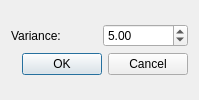
<?xml version="1.0" encoding="UTF-8"?>
<ui version="4.0">
 <class>DialogGaussianNoise</class>
 <widget class="QDialog" name="DialogGaussianNoise">
  <property name="geometry">
   <rect>
    <x>0</x>
    <y>0</y>
    <width>199</width>
    <height>100</height>
   </rect>
  </property>
  <property name="windowTitle">
   <string>Gaussian Noise Setting</string>
  </property>
  <layout class="QVBoxLayout" name="verticalLayout_2">
   <item>
    <layout class="QVBoxLayout" name="verticalLayout">
     <item>
      <layout class="QHBoxLayout" name="horizontalLayout">
       <item>
        <widget class="QLabel" name="label">
         <property name="text">
          <string>Variance: </string>
         </property>
        </widget>
       </item>
       <item>
        <widget class="QDoubleSpinBox" name="doubleSpinBoxVariance">
         <property name="maximum">
          <double>255.000000000000000</double>
         </property>
         <property name="singleStep">
          <double>1.000000000000000</double>
         </property>
         <property name="value">
          <double>5.000000000000000</double>
         </property>
        </widget>
       </item>
      </layout>
     </item>
     <item>
      <widget class="QDialogButtonBox" name="buttonBox">
       <property name="orientation">
        <enum>Qt::Horizontal</enum>
       </property>
       <property name="standardButtons">
        <set>QDialogButtonBox::Cancel|QDialogButtonBox::Ok</set>
       </property>
      </widget>
     </item>
    </layout>
   </item>
  </layout>
 </widget>
 <resources/>
 <connections>
  <connection>
   <sender>buttonBox</sender>
   <signal>accepted()</signal>
   <receiver>DialogGaussianNoise</receiver>
   <slot>accept()</slot>
   <hints>
    <hint type="sourcelabel">
     <x>248</x>
     <y>254</y>
    </hint>
    <hint type="destinationlabel">
     <x>157</x>
     <y>274</y>
    </hint>
   </hints>
  </connection>
  <connection>
   <sender>buttonBox</sender>
   <signal>rejected()</signal>
   <receiver>DialogGaussianNoise</receiver>
   <slot>reject()</slot>
   <hints>
    <hint type="sourcelabel">
     <x>316</x>
     <y>260</y>
    </hint>
    <hint type="destinationlabel">
     <x>286</x>
     <y>274</y>
    </hint>
   </hints>
  </connection>
 </connections>
</ui>
